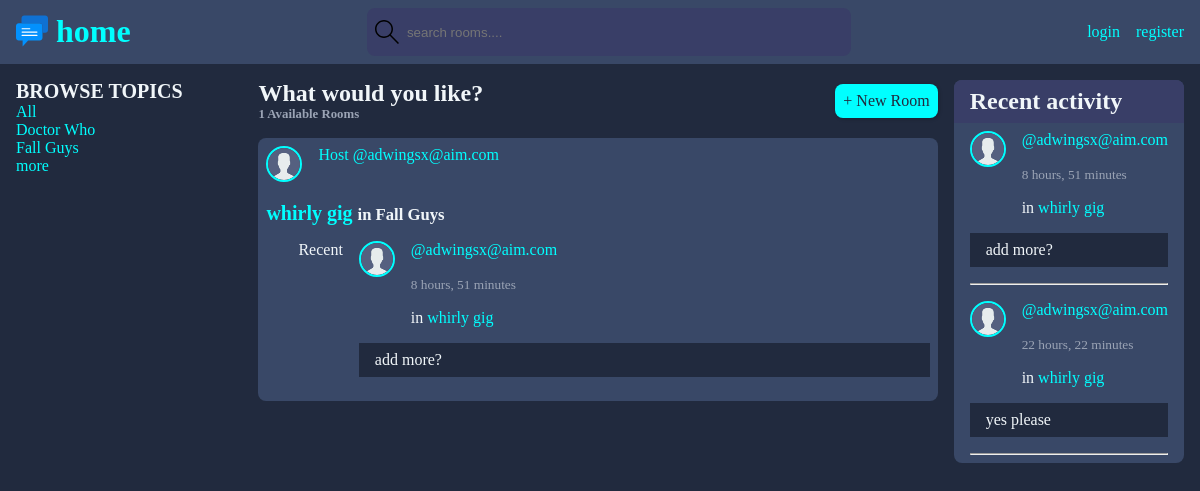
The page / on the database its author committed.
### base/models.py (models this page shows, shortened)
class Topic(models.Model):
    id = models.UUIDField(primary_key=True, default=uuid.uuid4, editable=False)
    name = models.CharField(max_length=200)
    updated = models.DateTimeField(auto_now=True)
    created = models.DateTimeField(auto_now_add=True)

class Room(models.Model):
    id = models.UUIDField(primary_key=True, default=uuid.uuid4, editable=False)
    topic = models.ForeignKey(Topic, on_delete=models.SET_NULL, null=True)
    host = models.ForeignKey(User, on_delete=models.SET_NULL, null=True)
    name = models.CharField(max_length=200)
    description = models.TextField(null=True, blank=True)
    participants = models.ManyToManyField(User, related_name='participants', blank=True)
    updated = models.DateTimeField(auto_now=True)
    created = models.DateTimeField(auto_now_add=True)
    class Meta:
        ordering = ["-updated", "-created"]
    def __str__(self):
        return str(self.name)

class User(AbstractUser):
    first_name = models.CharField(max_length=200, null=True)
    last_name = models.CharField(max_length=200, null=True)
    email = models.EmailField(unique=True, null=True)
    bio = models.TextField(null=True)
    avatar = models.ImageField(null=True, default="avatar.svg")
    USERNAME_FIELD = 'email'
    REQUIRED_FIELDS = []

class Message(models.Model):
    user = models.ForeignKey(User, on_delete=models.CASCADE)
    room = models.ForeignKey(Room, on_delete=models.CASCADE)  # or models.SET_NULL
    body = models.TextField(null=False, blank=False)
    updated = models.DateTimeField(auto_now=True)
    created = models.DateTimeField(auto_now_add=True)
    class Meta:
        ordering = ["-updated", "-created"]
    def __str__(self):
        return str(self.body)

### base/views.py (the view)
# urls.py: path("", views.home, name="home"),
def home(request):
    queryset = request.GET.get('q') if request.GET.get('q') is not None else ''
    rooms = Room.objects.filter(
        Q(topic__name__icontains=queryset)
        | Q(name__icontains=queryset)
        | Q(description__icontains=queryset)
    ).order_by('-updated')
    for room in rooms:
        room.latest_message = room.message_set.latest('created')
    topics = Topic.objects.all()
    room_count = rooms.count()
    recent_messages = Message.objects.all()
    context = {
        'rooms': rooms,
        'topics': topics,
        'room_count': room_count,
        'recent_messages': recent_messages,
    }
    return render(request, 'base/home.html', context)

### base/templates/base/home.html
{% extends "main.html" %}
{% block content %}
<div class="home-container">
	<div class="mobile-hide">{% include 'base/components/topic_list.html'%}</div>
	<div>{% include 'base/components/room_list.html'%}</div>
	<div class="mobile-hide">{% include 'base/components/activity.html'%}</div>
</div>
{% endblock content %}

### base/templates/base/components/topic_list.html
<div class="topics-container">
	<h3>BROWSE TOPICS</h3>
	<div>
		<a href="{% url 'home' %}">All</a>
	</div>
	{% for topic in topics %}
	<div>
		<a href="{% url 'home' %}?q={{ topic.name }}">{{ topic.name }}</a>
	</div>
	{% endfor %}
	<a href="{% url 'topics' %}" class="">more</a>
</div>

### base/templates/base/components/room_list.html (shortened to what this page needs)
<div class="room-container">
	<div class="top-row">
		<div class="left">
			<h2>What would you like?</h2>
			<h3>{{ room_count }} Available Rooms</h3>
		</div>
		<div class="right">
			<a href="{% url 'create-room' %}" class="btn btn-secondary">+ New Room</a>
		</div>
	</div>
	<div class="roomlist">
		{% for room in rooms %}
		<div class="room-item">
			<div class="toprow flex">
				<a href="{% url 'user' room.host.id %}" class="flex"
					><div class="piccontainer">
						<img
							class="miniprofile"
							src="{{room.host.avatar.url}}"
							alt="{{room.host}} avatar"
						/>
					</div>
					<div>Host @{{ room.host }}</div></a
				>
			</div>
			<div class="content">
				<h3>
					<a href="{% url 'room' room.id %}">{{ room.name }}</a>
					<small>in {{ room.topic.name }}</small>
				</h3>
			</div>
			<div class="bottomrow flex">
				<div>Recent</div>
				<div class="content flex-col">
					<div class="meta flex">
						<div class="piccontainer">
							<a href="{% url 'user' room.latest_message.user.id %}"
								><img
									class="miniprofile"
									src="{{room.latest_message.user.avatar.url}}"
									alt="{{room.latest_message.user}} avatar"
							/></a>
						</div>
						<div class="flex-col">
							<div>
								<a href="{% url 'user' room.latest_message.user.id %}"
									>@{{room.latest_message.user}}</a
								>
							</div>
							<div>
								<small class="timestamp">
									{{room.latest_message.created|timesince}}</small
								>
							</div>
							<div>
								in
								<a href="{%url 'room' room.latest_message.room.id%}"
									>{{room.latest_message.room}}</a
								>
							</div>
						</div>
					</div>
					<div class="minicomment">
						<p>{{room.latest_message}}</p>
					</div>
				</div>
			</div>
		</div>
		{% endfor %}
	</div>
</div>

### base/templates/base/components/activity.html (shortened to what this page needs)
<div class="feed widget">
	<div class="toprow">
		<h2>Recent activity</h2>
	</div>
	{% for message in recent_messages%}
	<div class="content flex-col">
		<div class="meta flex">
			<div class="piccontainer">
				<a href="{% url 'user' message.user.id %}"
					><img
						class="miniprofile"
						src="{{message.user.avatar.url}}"
						alt="{{message.user}} avatar"
				/></a>
			</div>
			<div class="flex-col">
				<div>
					<a href="{% url 'user' message.user.id %}">@{{message.user}}</a>
				</div>
				<div>
					<small class="timestamp"> {{message.created|timesince}}</small>
				</div>
				<div>
					in <a href="{%url 'room' message.room.id%}">{{message.room}}</a>
				</div>
			</div>
		</div>
		<div class="minicomment">
			<p>{{message}}</p>
		</div>
		<hr />
	</div>
	{%endfor%}
</div>

### static/styles/index.css (style rules this page uses)
:root { --primary: #212a3e; --secondary: #394867; --tertiary: #393e67; --textprimary: #f1f6f9; --textsecondaty: #9ba4b5; --danger: rgb(255, 33, 0); --pbutton: aqua; --maxwidth: 1440px; }
h2 { font-size: 1.5rem; }
h3 { font-size: 1.25rem; }
* { margin: 0; padding: 0; }
body { background-color: var(--primary); color: var(--textprimary); width: 100%; }
.home-container { display: grid; grid-template-columns: 1fr 3fr 1fr; grid-gap: 1rem; min-width: 80%; }
.topics-container { gap: 1rem; }
.bottomrow { align-self: center; }
.room-container .top-row { display: flex; justify-content: space-between; align-items: center; margin-bottom: 1rem; gap: 1rem; }
.room-container .top-row h2 { color: var(--textprimary); }
.room-container .top-row h3 { font-size: 0.8rem; color: var(--textsecondaty); }
a { text-decoration: none; color: var(--pbutton); }
.roomlist { display: flex; flex-direction: column; gap: 1rem; }
.room-item { background-color: var(--secondary); border-radius: 8px; position: relative; padding: 0.5rem; }
.room-item .toprow { margin-bottom: 1rem; }
.room-item .content { margin-bottom: 1rem; }
.room-item .bottomrow { margin-left: 2rem; }
.bottomrow > .flex-col { flex-grow: 1; }
.widget { display: flex; flex-direction: column; background-color: var(--secondary); border-radius: 8px; }
.widget .toprow { background-color: var(--tertiary); padding: 0.5rem 1rem; border-top-left-radius: 8px; border-top-right-radius: 8px; display: inline-flex; gap: 1rem; align-items: center; }
.widget .content { padding: 0.5rem 1rem; }
.flex { display: flex; flex-direction: row; gap: 1rem; }
.flex-col { display: flex; flex-direction: column; gap: 1rem; }
.content { gap: 1rem; }
.miniprofile { height: 2rem; width: 2rem; border-radius: 50%; border: 2px solid var(--pbutton); }
.minicomment { background-color: var(--primary); padding: 0.5rem 1rem; padding-right: 2rem; position: relative; }
.timestamp { color: var(--textsecondaty); }
.btn { background-color: transparent; border: none; display: inline-flex; align-items: center; justify-content: center; gap: 1rem; transition: all ease-in-out 0.3s; padding: 1rem 2rem; border-radius: 5px; box-shadow: 1px 1px 3px 1px rgba(0, 0, 0, 0.15); font-weight: 500; }
.btn-secondary { border-radius: 0.5rem; background-color: var(--pbutton); padding: 0.5rem; color: var(--primary); }

### rows shown on the page
Topic: name "Doctor Who"
Topic: name "Fall Guys"
Room: host.avatar (placeholder picture), host "adwingsx@aim.com", name "whirly gig", topic.name "Fall Guys", latest_message.user.avatar (placeholder picture), latest_message.user "adwingsx@aim.com", latest_message.created "8 hours, 51 minutes", latest_message.room "whirly gig", latest_message "add more?"
Message: user.avatar (placeholder picture), user "adwingsx@aim.com", created "8 hours, 51 minutes", room "whirly gig", body "add more?"
Message: user.avatar (placeholder picture), user "adwingsx@aim.com", created "22 hours, 22 minutes", room "whirly gig", body "yes please"

### other values the page prints
{{ room_count }} "1"
